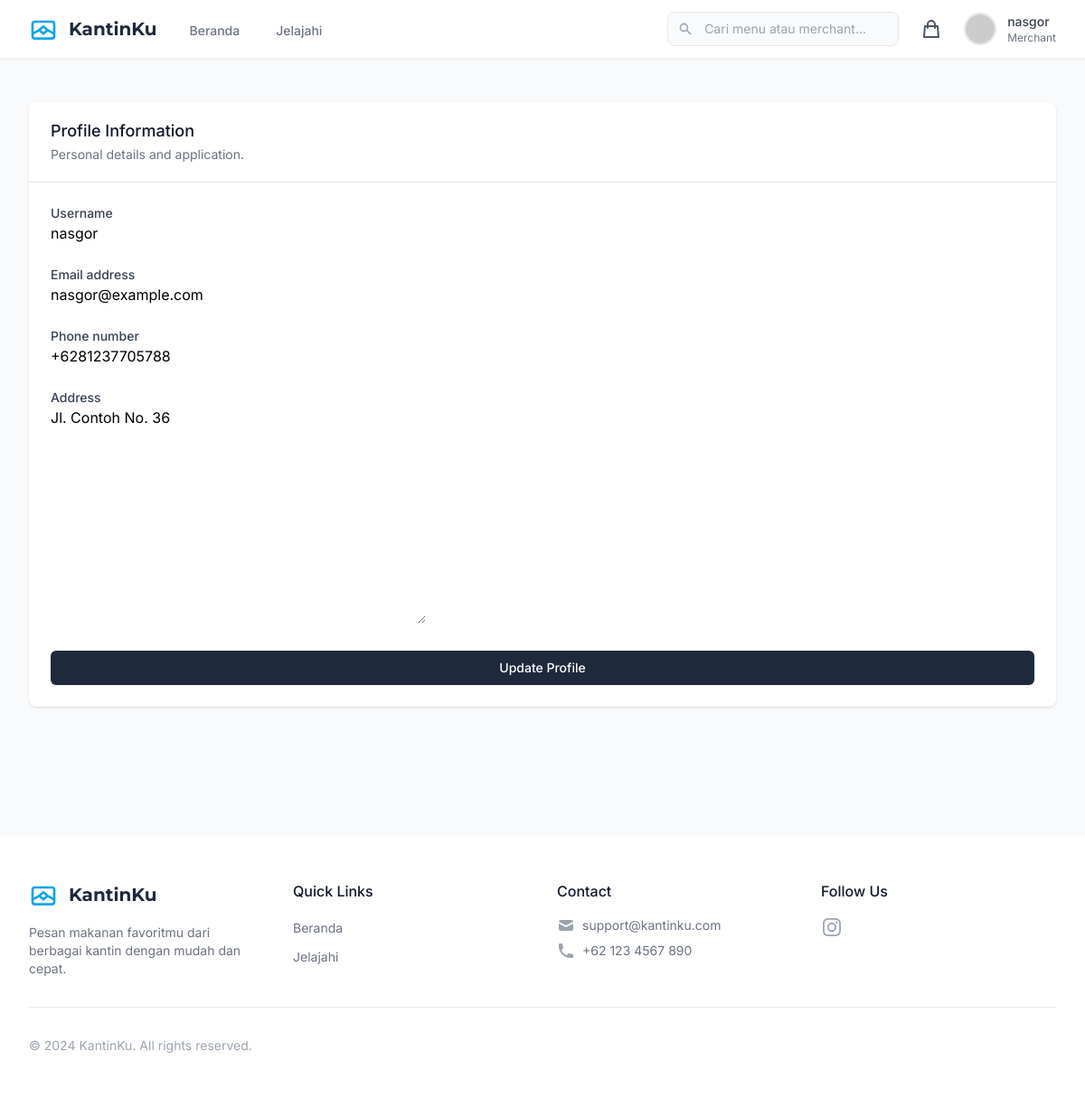
The app's page /accounts/profile/ (signed in) with its own data.
### accounts/models.py (models this page shows, shortened)
class User(AbstractUser):
    is_merchant = models.BooleanField(default=False)
    phone_number = models.CharField(max_length=15, blank=True)
    address = models.TextField(blank=True)

### accounts/views.py (the view)
# urls.py: path('profile/', views.ProfileView.as_view(), name='profile'),
class ProfileView(LoginRequiredMixin, UpdateView):
    model = User
    form_class = UserUpdateForm
    template_name = 'accounts/profile.html'
    success_url = reverse_lazy('accounts:profile')
    def get_object(self):
        return self.request.user

### accounts/forms.py
class UserUpdateForm(forms.ModelForm):
    class Meta:
        model = User
        fields = ('username', 'email', 'phone_number', 'address')

### orders/context_processors.py (called while the page is built)
def cart_count(request):
    if request.user.is_authenticated:
        from .models import Cart
        cart = Cart.objects.filter(user=request.user).first()
        if cart:
            return {'cart_count': cart.items.count()}
    return {'cart_count': 0}

### templates/accounts/profile.html (shortened to what this page needs)
{% extends 'base.html' %}
{% block content %}
<div class="max-w-7xl mx-auto py-6 sm:px-6 lg:px-8">
    <div class="px-4 py-6 sm:px-0">
        <div class="bg-white shadow overflow-hidden sm:rounded-lg">
            <div class="px-4 py-5 sm:px-6">
                <h3 class="text-lg leading-6 font-medium text-gray-900">Profile Information</h3>
                <p class="mt-1 max-w-2xl text-sm text-gray-500">Personal details and application.</p>
            </div>
            <div class="border-t border-gray-200">
                <form method="post" class="p-6">
                    <div class="space-y-6">
                        {% for field in form %}
                        <div>
                            <label class="block text-sm font-medium text-gray-700">
                                {{ field.label }}
                            </label>
                            {{ field }}
                        </div>
                        {% endfor %}
                    </div>
                    <div class="mt-6">
                        <button type="submit" class="w-full flex justify-center py-2 px-4 border border-transparent rounded-md shadow-sm text-sm font-medium text-white bg-primary hover:bg-primary-dark">
                            Update Profile
                        </button>
                    </div>
                </form>
            </div>
        </div>
    </div>
</div>
{% endblock %}

### templates/base.html (shortened to what this page needs)
{% load static %}
<!DOCTYPE html>
<html lang="en">
<head>
    <script src="https://cdn.tailwindcss.com"></script>
</head>
<body class="bg-neutral font-sans">
    <nav class="bg-white shadow-sm border-b border-gray-100" x-data="{ isOpen: false }">
        <div class="max-w-7xl mx-auto px-4 sm:px-6 lg:px-8">
            <div class="flex justify-between h-16">
                <div class="flex">
                    <a href="/" class="flex items-center flex-shrink-0">
                        <span class="ml-3 font-heading font-bold text-xl text-primary">KantinKu</span>
                    </a>
                    <div class="hidden sm:ml-8 sm:flex sm:space-x-8 items-center">
                        <a href="/" class="inline-flex items-center px-1 pt-1 text-sm font-medium {% if request.path == '/' %}text-secondary border-b-2 border-secondary{% else %}text-gray-500 hover:text-gray-700 hover:border-gray-300{% endif %}">
                            Beranda
                        </a>
                        <a href="{% url 'merchants:merchant_list' %}" class="inline-flex items-center px-1 pt-1 text-sm font-medium {% if 'merchant_list' in request.path %}text-secondary border-b-2 border-secondary{% else %}text-gray-500 hover:text-gray-700 hover:border-gray-300{% endif %}">
                            Jelajahi
                        </a>
                    </div>
                </div>
                <div class="hidden sm:ml-6 sm:flex sm:items-center space-x-4">
                    <div class="relative w-64">
                        <input type="text"
                               placeholder="Cari menu atau merchant..."
                               class="w-full pl-10 pr-4 py-2 text-sm text-gray-700 bg-gray-50 rounded-lg border border-gray-200 focus:border-secondary focus:ring-1 focus:ring-secondary">
                        <div class="absolute inset-y-0 left-0 pl-3 flex items-center pointer-events-none">
                        </div>
                    </div>
<div class="relative inline-flex items-center">
    <a href="{% url 'orders:cart' %}" class="relative p-2 text-gray-600 hover:text-secondary transition-colors duration-200">
        <svg class="h-6 w-6" xmlns="http://www.w3.org/2000/svg" fill="none" viewBox="0 0 24 24" stroke="currentColor">
            <path stroke-linecap="round" stroke-linejoin="round" stroke-width="2" d="M16 11V7a4 4 0 00-8 0v4M5 9h14l1 12H4L5 9z"/>
        </svg>
    </a>
</div>
                    {% if user.is_authenticated %}
                    <div class="relative z-40" x-data="{ isOpen: false }">
                        <button @click="isOpen = !isOpen" class="flex items-center space-x-3 focus:outline-none">
                            <img class="h-9 w-9 rounded-full object-cover border-2 border-gray-200"
                                 src="https://ui-avatars.com/api/?name={{ user.username }}&background=0EA5E9&color=fff"
                                 alt="{{ user.username }}">
                            <div class="hidden md:block text-left">
                                <p class="text-sm font-medium text-gray-700">{{ user.username }}</p>
                                <p class="text-xs text-gray-500">{% if user.is_merchant %}Merchant{% else %}Customer{% endif %}</p>
                            </div>
                        </button>
                    </div>
                    {% endif %}
                </div>
            </div>
        </div>
    </nav>
    <main>
        {% block content %}{% endblock %}
    </main>
    <footer class="bg-white mt-24">
        <div class="max-w-7xl mx-auto py-12 px-4 sm:px-6 lg:px-8">
            <div class="grid grid-cols-1 md:grid-cols-4 gap-8">
                <div class="col-span-1">
                    <div class="flex items-center">
                        <span class="ml-3 font-heading font-bold text-xl text-primary">KantinKu</span>
                    </div>
                    <p class="mt-4 text-sm text-gray-500">Pesan makanan favoritmu dari berbagai kantin dengan mudah dan cepat.</p>
                </div>
                <div class="col-span-1">
                    <h3 class="font-medium text-gray-900">Quick Links</h3>
                    <ul class="mt-4 space-y-2">
                        <li>
                            <a href="/" class="text-sm text-gray-500 hover:text-secondary">Beranda</a>
                        </li>
                        <li>
                            <a href="{% url 'merchants:merchant_list' %}" class="text-sm text-gray-500 hover:text-secondary">Jelajahi</a>
                        </li>
                    </ul>
                </div>
                <div class="col-span-1">
                    <h3 class="font-medium text-gray-900">Contact</h3>
                    <ul class="mt-4 space-y-2">
                        <li class="flex items-center text-sm text-gray-500">
                            <svg class="h-5 w-5 text-gray-400 mr-2" xmlns="http://www.w3.org/2000/svg" viewBox="0 0 20 20" fill="currentColor">
                                <path d="M2.003 5.884L10 9.882l7.997-3.998A2 2 0 0016 4H4a2 2 0 00-1.997 1.884z" />
                                <path d="M18 8.118l-8 4-8-4V14a2 2 0 002 2h12a2 2 0 002-2V8.118z" />
                            </svg>
                            support@kantinku.com
                        </li>
                        <li class="flex items-center text-sm text-gray-500">
                            +62 123 4567 890
                        </li>
                    </ul>
                </div>
                <div class="col-span-1">
                    <h3 class="font-medium text-gray-900">Follow Us</h3>
                    <div class="mt-4 flex space-x-4">
                        <a href="#" class="text-gray-400 hover:text-secondary">
                        </a>
                    </div>
                </div>
            </div>
            <div class="mt-8 pt-8 border-t border-gray-200">
                <p class="text-sm text-gray-400">&copy; 2024 KantinKu. All rights reserved.</p>
            </div>
        </div>
    </footer>
</body>
</html>

### records on screen
User: username "nasgor", form "nasgor" "nasgor@example.com" "+6281237705788" "Jl. Contoh No. 36"

### other values on screen
{{ field.label }} "Username" "Email address" "Phone number" "Address"
